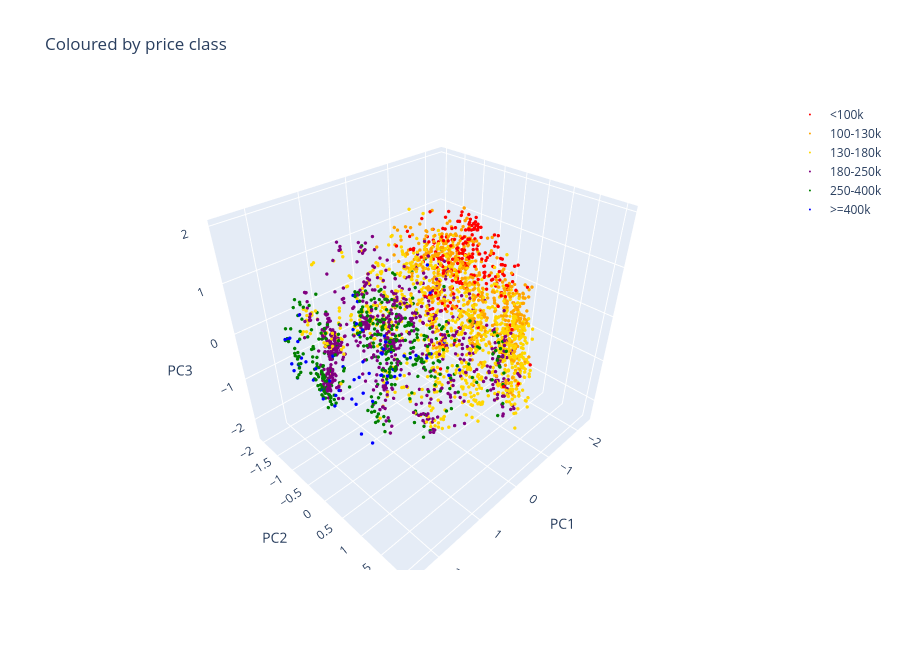

The code cell stored with this chart in its notebook:
### Code cell
# b) same space, coloured by the six price classes from lab 2 (most expensive = blue)
price_palette = ['red', 'orange', 'gold', 'purple', 'green', 'blue']

plot_3d(Z_98, price_class.values, "Coloured by price class",
        names=enc.price_labels, palette=price_palette)

### Figure 1 — Plotly figure (JSON) as saved in the notebook; plotly's stock layout.template omitted (floating-point values rounded to 4 significant figures; data arrays with more than 128 entries replaced by an {"elided": "..."} marker saying what was removed)
{"data": [{"marker": {"color": "red", "size": 2}, "mode": "markers", "name": "<100k", "type": "scatter3d", "x": {"elided": "237 float values"}, "y": {"elided": "237 float values"}, "z": {"elided": "237 float values"}}, {"marker": {"color": "orange", "size": 2}, "mode": "markers", "name": "100-130k", "type": "scatter3d", "x": {"elided": "509 float values"}, "y": {"elided": "509 float values"}, "z": {"elided": "509 float values"}}, {"marker": {"color": "gold", "size": 2}, "mode": "markers", "name": "130-180k", "type": "scatter3d", "x": {"elided": "1037 float values"}, "y": {"elided": "1037 float values"}, "z": {"elided": "1037 float values"}}, {"marker": {"color": "purple", "size": 2}, "mode": "markers", "name": "180-250k", "type": "scatter3d", "x": {"elided": "686 float values"}, "y": {"elided": "686 float values"}, "z": {"elided": "686 float values"}}, {"marker": {"color": "green", "size": 2}, "mode": "markers", "name": "250-400k", "type": "scatter3d", "x": {"elided": "397 float values"}, "y": {"elided": "397 float values"}, "z": {"elided": "397 float values"}}, {"marker": {"color": "blue", "size": 2}, "mode": "markers", "name": ">=400k", "type": "scatter3d", "x": [1.426, 2.248, 1.966, 1.579, 2.136, 1.914, 2.227, 1.849, 1.758, 1.122, 1.368, 1.858, 2.208, 1.939, 1.773, 1.391, 1.872, 1.941, 1.711, 0.6265, 1.224, 2.221, 2.475, 1.838, 1.501, 1.088, 1.895, 1.955, 1.791, 2.236, 1.734, 1.582, 1.553, 1.932, 1.942, 2.216, 2.043, 1.133, 1.808, 1.06, 1.862, 1.19, 1.497, 0.667, 1.664, 2.148, 2.336, 1.796, 1.661, 2.377, 2.2, 2.314, 1.77, 2.298, 1.838, 1.909, 1.985, 1.515, 1.933, 1.205, 1.761, 1.786, -1.236, -0.8019], "y": [-0.4789, 0.7761, 0.9496, -0.103, 0.8335, -0.8567, -1.048, 0.8978, 0.8438, 1.486, -0.8436, 0.8503, -1.024, -1.109, 1.025, 1.077, -0.7781, -0.3732, 0.8853, 1.261, 1.13, -1.167, -0.609, 0.8496, -0.4874, 1.084, -1.024, -0.7366, 0.8649, 0.9181, 0.953, 1.159, 0.6928, -0.2052, 0.9363, 0.8204, 0.6212, -0.8759, 1.184, -0.5002, 0.9495, -0.555, -0.2999, 0.9593, 1.118, -0.8954, -0.7598, -0.6712, -0.682, -0.5654, -0.9056, -0.8737, 0.9178, -0.5982, 0.2839, 1.027, -0.2368, 0.03619, -0.7245, -0.2744, 0.271, -1.35, -1.323, -0.8131], "z": [-1.316, 1.342, 0.5001, -0.3781, 1.31, -0.4323, 0.2484, 0.8761, 0.9245, 0.3226, -0.6864, 0.785, 0.2723, -0.4093, 0.4078, 0.6136, -0.8867, -0.955, 0.7583, 0.01281, 0.5047, 0.179, 0.1227, 0.7564, -1.148, 0.4842, -0.7929, -0.8103, 1.055, 0.8734, 0.4758, 0.7199, 0.7347, -0.5098, 0.4823, 1.443, 1.084, -1.144, 0.5453, -0.8204, 0.2973, -1.243, -1.887, 0.4214, 0.7746, 0.2393, -0.3327, -0.6616, -0.2056, 0.02156, -0.2083, -0.2568, 0.4807, 0.1466, 1.484, 0.4975, -0.6054, -1.86, -1.021, -1.255, 1.341, 0.3728, 0.1875, -0.06557]}], "layout": {"height": 650, "scene": {"xaxis": {"title": {"text": "PC1"}}, "yaxis": {"title": {"text": "PC2"}}, "zaxis": {"title": {"text": "PC3"}}}, "title": {"text": "Coloured by price class"}}}
